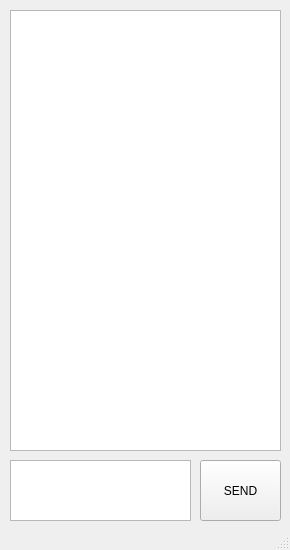
<?xml version="1.0" encoding="UTF-8"?>
<ui version="4.0">
 <class>MainWindow</class>
 <widget class="QMainWindow" name="MainWindow">
  <property name="geometry">
   <rect>
    <x>0</x>
    <y>0</y>
    <width>290</width>
    <height>550</height>
   </rect>
  </property>
  <property name="focusPolicy">
   <enum>Qt::TabFocus</enum>
  </property>
  <property name="windowTitle">
   <string>chatAPP</string>
  </property>
  <property name="s" stdset="0">
   <string/>
  </property>
  <widget class="QWidget" name="centralWidget">
   <widget class="QTextBrowser" name="textBrowser">
    <property name="geometry">
     <rect>
      <x>10</x>
      <y>10</y>
      <width>271</width>
      <height>441</height>
     </rect>
    </property>
   </widget>
   <widget class="QTextEdit" name="textEdit">
    <property name="geometry">
     <rect>
      <x>10</x>
      <y>460</y>
      <width>181</width>
      <height>61</height>
     </rect>
    </property>
   </widget>
   <widget class="QPushButton" name="pushButton">
    <property name="geometry">
     <rect>
      <x>200</x>
      <y>460</y>
      <width>81</width>
      <height>61</height>
     </rect>
    </property>
    <property name="text">
     <string>SEND</string>
    </property>
    <property name="shortcut">
     <string>Return</string>
    </property>
   </widget>
  </widget>
  <widget class="QStatusBar" name="statusBar"/>
 </widget>
 <layoutdefault spacing="6" margin="11"/>
 <resources/>
 <connections/>
</ui>
